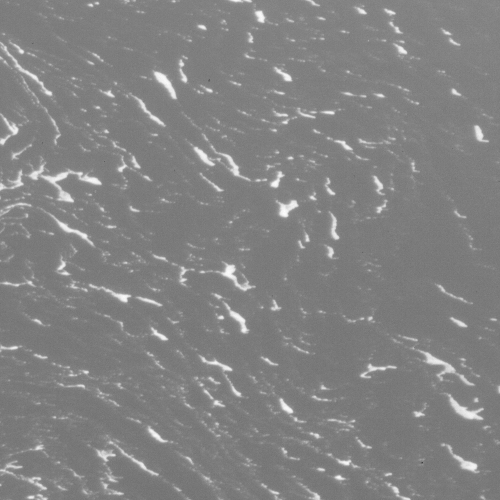
%> input picture demo.tif, 1000 x 1000 px (shown at 1/2 size)
$ octave The_CSLS_model.m   (GNU Octave 9; MATLAB toolbox functions it lacks are replaced by stand-ins)
%> lines starting %> are read from the running program, lines starting %| are printed output that depends on the picture; in (x1, y1, x2, y2) boxes, pixels count from 0 and x2, y2 are one past the last pixel; in counts of white or black regions, pixels touching at a corner belong together; the program's own positions count from 1
### CSLS.m
function [phi,D_alpha,D_beta,sigma] = CSLS(phi,epsilon,I,F_rho,G_rho,D_alpha,D_beta,sigma,timestep_T,k)
%========================================================
% Iterations of the level set function
% _______________________________________________________
% Input parameter
% phi: level set function
% epsilon: constant value
% I:input image
% F_rho: constant function
% G_rho: gaussian kernel function
% D_alpha: deformation of neighborhood characterization term
% D_beta: deformation of edge preservation term
% sigma: intensity deviation of neighborhood characterization term
% timestep_T: time step of level set iteration
% k: empirical scaling parameter
%
% M: two-dimension membership function
% C_alpha: clean image of neighborhood characterization term
% C_beta: clean image of edge preservation term
%
%Author. Meng Dongdong
%     Department of Physics
%     Ocean University of China,College of Information S&E
%     Qingdao.China
%Version:1.0 Data: May 2.2019
%========================================================
M = update_M(phi,epsilon);

C_alpha = update_C(I,F_rho,M,D_alpha);
C_beta  = update_C(I,G_rho,M,D_beta);

D_alpha = update_Dalpha(I,F_rho,M,C_alpha,sigma);
D_beta  = update_Dbeta(I,G_rho,M,C_beta);

sigma = update_sigma(I,D_alpha,F_rho,C_alpha,M);

e = update_e(I,F_rho,G_rho,sigma,D_alpha,D_beta,C_alpha,C_beta,k);
phi = update_phi(phi,e,timestep_T,epsilon);

%--------Update the clean image J----------------
function C = update_C(I,K,M,D)
[row,col,dim] = size(M);
for i = 1:dim
    Top = conv2(D,K,'same').*I.*M(:,:,i);
    Bottom = conv2(D.^2,K,'same').*M(:,:,i);
    de = sum(sum(Bottom));
    de = de+(de==0)*eps;
    C(1:row,1:col,i) = sum(sum(Top))/de;         % Eq.(17)
end

%--------Update the deformation D_alpha----------------
function Dalpha = update_Dalpha(I,K,M,C,sigma)
[row,col,dim] = size(M);
J1 = zeros(row,col);
J2 = J1;
for i = 1:dim
    csi  = C(:,:,i)./sigma(:,:,i);
    c2si = C(:,:,i).^2./sigma(:,:,i);
    J1 = J1 + conv2(I.*M(:,:,i),K,'same').*csi;
    J2 = J2 + conv2(M(:,:,i),K,'same').*c2si;
end
Dalpha = J1./(J2+(J2==0).*eps);                    % Eq.(19)

%--------Update the deformation D_beta----------------
function Dbeta = update_Dbeta(I,G,M,C)
[row,col,dim] = size(M);
J1 = zeros(row,col);
J2 = J1;
for i = 1:dim
    csi  = C(:,:,i);
    c2si = C(:,:,i).^2;
    J1 = J1 + conv2(I.*M(:,:,i),G,'same').*csi;
    J2 = J2 + conv2(M(:,:,i),G,'same').*c2si;
end
Dbeta = J1./(J2+(J2==0).*eps);                     % Eq.(19)

%--------Update the intensity deviation sigma----------------
function sigma = update_sigma(I,D,F,C,M)
[row,col,dim] = size(C);
I2 = I.^2;
for i = 1:dim
    MI1F = conv2(M(:,:,i).*I2,F,'same');
    DC = D.*(C(:,:,i));
    DCMIF = -2*DC.*conv2(M(:,:,i).*I,F,'same');
    DC2MF = DC.^2.*conv2(M(:,:,i),F,'same');
    Top = sum(sum(MI1F+DCMIF+DC2MF));
    Buttom = conv2(M(:,:,i),F,'same');
    de =  sum(sum(Buttom));
    de  = de + (de==0)*eps;
    sigma(1:row,1:col,i) = Top/de;                 % Eq.(21)
end

%--------Update the intermediate level set function----------------
function phi = update_phi(phi,e,timestep_T,epsilon)
phi = NeumannBoundCond(phi);
DiracF = Dirac(phi,epsilon);
F = e(:,:,2)-e(:,:,1);
phi = phi + timestep_T*(F.*DiracF);                      % Eq.(22)

function e = update_e(I,F_rho,G_rho,sigma,D_alpha,D_beta,C_alpha,C_beta,k)
[row,col,dim] = size(sigma);
sigma = sqrt(sigma);
for i = 1:dim
    E_nc1 = I.^2.*conv2(1./(sigma(:,:,i).^2),F_rho,'same');
    E_nc2 = -2*C_alpha(:,:,i).*I.*conv2(D_alpha./(sigma(:,:,i).^2),F_rho,'same');
    E_nc3 = C_alpha(:,:,i).^2.*conv2(D_alpha.^2./(sigma(:,:,i).^2),F_rho,'same');
    E_ep1 = I.^2.*conv2(1,G_rho,'same');
    E_ep2 = -2*C_beta(:,:,i).*I.*conv2(D_beta,G_rho,'same');
    E_ep3 = C_beta(:,:,i).^2.*conv2(D_beta.^2,G_rho,'same');
    e(:,:,i) = conv2(log(sigma(:,:,i)),F_rho,'same')+...
        (E_nc1+E_nc2+E_nc3)./2+k*(E_ep1+E_ep2+E_ep3);   % Eq.(23)
end
%--------Neumann boundary condition----------------
function g = NeumannBoundCond(f)
[nrow,ncol] = size(f);
g = f;
g([1 nrow],[1 ncol]) = g([3 nrow-2],[3 ncol-2]);
g([1 nrow],2:end-1)  = g([3 nrow-2],2:end-1);
g(2:end-1,[1 ncol])  = g(2:end-1,[3 ncol-2]);

%--------Heaviside function----------------
function H = Heaviside(u,epsilon)
H = 0.5*(1+2/pi*atan(u./epsilon));                       % Eq.(13)

%--------Dirac delta function----------------
function DrcU = Dirac(u,epsilon)
DrcU = (epsilon/pi)./(epsilon^2+u.^2);                   % Eq.(24)

%--------Two-dimension membership function----------------
function M = update_M(phi1,epsilon)
phi1=NeumannBoundCond(phi1);
H1 = Heaviside(phi1,epsilon);
M(:,:,1) = H1;
M(:,:,2) = 1-H1;

### The_CSLS_model.m
clc;clear all;close all;
%========================================================
% Context-sensitive Level Sets for Green Algae Detection
% _______________________________________________________
%
% I:input image
% nrow: the number of image rows
% ncol: the number of image columns
% Iteration_number: iteration number
%
% F_rho: constant function
% G_rho: gaussian kernel function
%
% N: the number of disjoint regions in the whole image
% k: empirical scaling parameter
%
% D_alpha: deformation of neighborhood characterization term
% D_beta: deformation of edge preservation term
% sigma: intensity deviation of neighborhood characterization term
%
% m0: constant for initializing level set function
% initialLSF: initialization of the level set function
% phi: level set function
%
% timestep_T: time step of level set iteration
% epsilon: constant value
% timestep_t: time step of regularization
%
% Img: output image
%
%Author. Meng Dongdong
%     Department of Physics
%     Ocean University of China,College of Information S&E
%     Qingdao.China
%Version:1.0 Data: May 2.2019
%========================================================
addpath('.\image');
%--------Input green algae image----------------
I_ori = mat2gray(imread('demo.tif'));
%> I_ori: size 1000x1000 double; min 0, max 1, mean 0.512
I_chu = I_ori.*255;
I = double(I_chu(:,:,1));

[nrow,ncol] = size(I);
%> nrow = 1000; ncol = 1000

set(0,'defaultfigurecolor','w');
figure;imagesc(I, [0, 255]);title('Green algae image');
colormap(gray);hold on; axis off;axis equal;
pause(0.1);

%---The initialization of context-sensitive level sets---
Iteration_number = 60;

c = 11;
F_rho = ones(c);                                     % Eq.(7)
gamma = 4;
G_rho=fspecial('gaussian',round(2*gamma)*2+1,gamma); % Eq.(10)

N = 2;
k = 0.8;
%----------------------------------------------
D_alpha(1:nrow,1:ncol) = 1;
%> D_alpha: size 1000x1000 double; every value is 1
D_beta(1:nrow,1:ncol) = 1;
for i = 1:N
    sigma(1:nrow,1:ncol,i) = i;
end

m0 = 2;
initialLSF = ones(size(I(:,:,1))).*m0;               % Eq.(15)
%> initialLSF: size 1000x1000 double; every value is 2
initialLSF(550:750,300:600) = -m0;
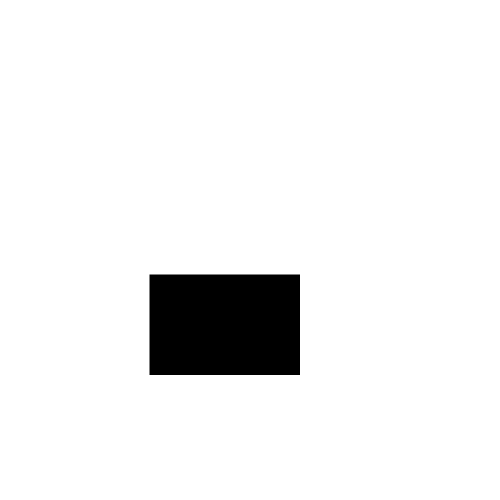
%> initialLSF: size 1000x1000 double (shown at 1/2 size); values -2 (black) and 2 (white), 93.9% white; 1 black region, box (x1, y1, x2, y2) and area: (299, 549, 600, 750) 60501
phi = initialLSF;
%--------------------------------------------
timestep_T = 0.1;
epsilon = 1;
timestep_t = 0.1;

hold on;
[c,h] = contour(phi,[0 0],'r');
%> c = 1006 columns, first 8: [0 299.5 300 301 302 303 304 305; 1005 550 549.5 549.5 549.5 549.5 549.5 549.5]; h = -40.53
title('Initialization of the level set function');
pause(0.1);

%--------Iterations of the level set function----------------
%> (the run ends here)
